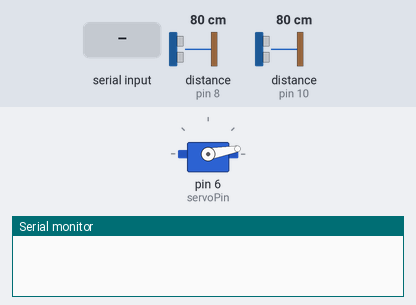
Bench run of a sketch on a simulated Arduino Uno, built with avr-gcc and run on an emulated ATmega328P. On the bench: servo, the last lines printed to the serial monitor. Wiring (inferred from the names in the program): ultrasonic range finder: trigger pin 7; echo pin 8. The test bench sets the inputs (shaded band); at power-on: distance to the obstacle (sensors on pin 8, pin 10) 80 cm. The echo pulse lasts 58.3 µs per cm.

Above: at 1.7 s.
1.8 s: "open\n" received over Serial
At 2.9 s:
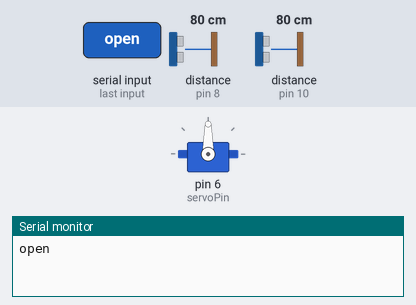
3.3 s: "close\n" received over Serial
At 4.1 s:
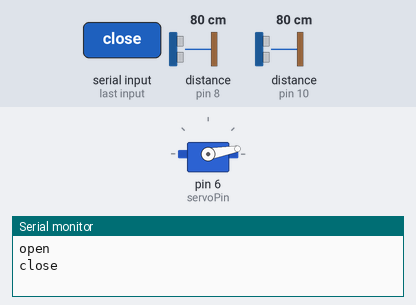
4.8 s: distance to the obstacle (sensor on pin 8) set to 17 cm
7.8 s: distance to the obstacle (sensor on pin 8) set to 14 cm
At 8.5 s:
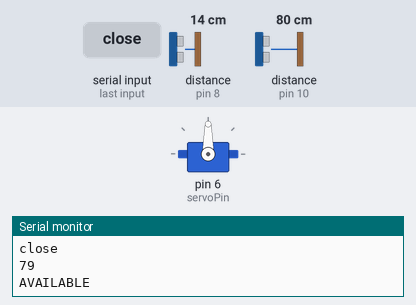
Timing chart, 0 to 10.3 s (numbered marks = the images above; inputs shaded):
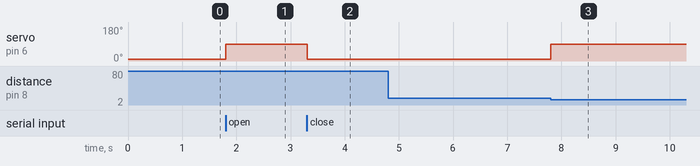

The sketch:

coderacday.ino
```cpp
#include <Servo.h>

Servo myservo;

const int servoPin = 6;
const int trigPin = 7;
const int echoPin = 8;
const int trigTrashPin = 9;
const int echoTrashPin = 10;

const int openAngle = 90;
const int closeAngle = 10; // tránh 0 độ để giảm căng

enum LidState { CLOSE, OPEN, HOLD };
LidState lidState = CLOSE;

unsigned long holdStartTime = 0;
const unsigned long holdTimeout = 5000; // 5 giây
const int dayThreshold = 8;

void setup() {
  Serial.begin(9600);
  pinMode(trigPin, OUTPUT);
  pinMode(echoPin, INPUT);
  pinMode(trigTrashPin, OUTPUT);
  pinMode(echoTrashPin, INPUT);

  myservo.attach(servoPin);
  myservo.write(closeAngle);
  delay(500);
  myservo.detach();
  lidState = CLOSE;
}

long measureDistanceCM(int trig, int echo) {
  digitalWrite(trig, LOW);
  delayMicroseconds(2);
  digitalWrite(trig, HIGH);
  delayMicroseconds(10);
  digitalWrite(trig, LOW);

  long duration = pulseIn(echo, HIGH, 30000);
  long distance = duration * 0.034 / 2;
  if (distance == 0) return 200;
  return distance;
}

String checkTrashLevel(int trigPin, int echoPin, int threshold) {
  long distance = measureDistanceCM(trigPin, echoPin);
  Serial.println(distance);
  if (distance <= threshold) {
    return "FULL";
  } else {
    return "AVAILABLE";
  }
}

void moveServo(int angle) {
  myservo.attach(servoPin);
  myservo.write(angle);
  delay(600); // thời gian để servo quay xong
  myservo.detach();
}

void loop() {
  if (Serial.available()) {
    String command = Serial.readStringUntil('\n');
    command.trim();
    Serial.println(command);

    if (command == "open") {
      moveServo(openAngle);
      lidState = OPEN;
      holdStartTime = millis();
    } else if (command == "close") {
      moveServo(closeAngle);
      lidState = CLOSE;
      delay(3000);
      String status = checkTrashLevel(trigTrashPin, echoTrashPin, dayThreshold);
      Serial.println(status);
    }
  }

  long dist = measureDistanceCM(trigPin, echoPin);

  if (lidState == OPEN) {
    if (dist < 10) {
      lidState = HOLD;
      holdStartTime = millis();
    } else if (millis() - holdStartTime > holdTimeout) {
      moveServo(closeAngle);
      lidState = CLOSE;
      delay(3000);
      Serial.println(checkTrashLevel(trigTrashPin, echoTrashPin, dayThreshold));
    }
  }
  else if (lidState == HOLD) {
    if (dist < 30) {
      holdStartTime = millis();
    } else if (millis() - holdStartTime > holdTimeout) {
      moveServo(closeAngle);
      lidState = CLOSE;
      delay(3000);
      Serial.println(checkTrashLevel(trigTrashPin, echoTrashPin, dayThreshold));
    }
  }
  else if (lidState == CLOSE && dist < 15) {
    moveServo(openAngle);
    lidState = OPEN;
    holdStartTime = millis();
  }
}
```

Measured:
- the behaviour switches between 16 and 15 cm on distance to the obstacle (sensor on pin 8) (found by bisection; images 2 and 3)
- after the input at 1.8 s, servo on pin 6 (servoPin): 10° → 90° at once
- after the input at 3.3 s, servo on pin 6 (servoPin): 90° → 10° at once
- after the input at 7.8 s, servo on pin 6 (servoPin): 10° → 90° at once
